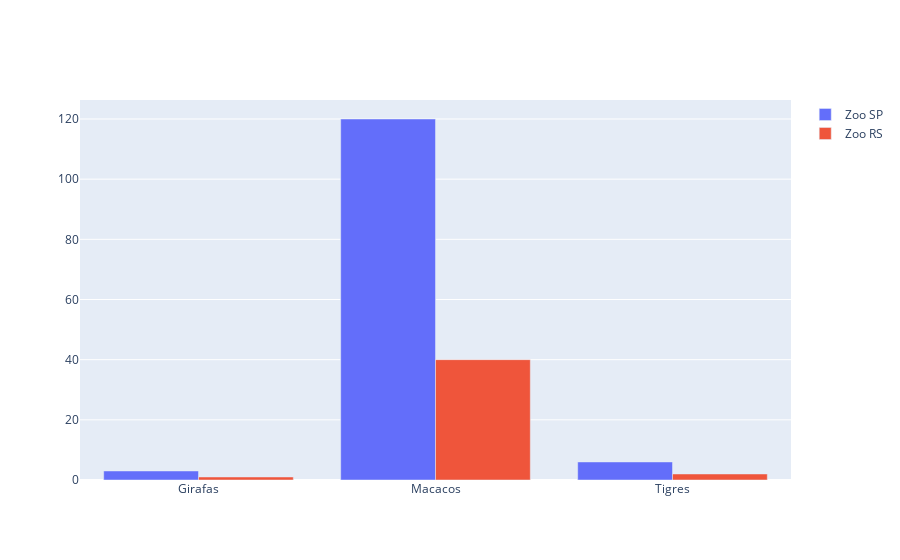

The cell this chart's notebook holds for it:
### Code cell
fig = go.Figure(
    data = [
    go.Bar(x = animais, y=[3,120,6], name= 'Zoo SP'),
    go.Bar(x = animais, y=[1,40,2], name= 'Zoo RS')
    ]
)
fig.show()

### Figure 1 — Plotly figure (JSON) as saved in the notebook; plotly's stock layout.template omitted (floating-point values rounded to 4 significant figures)
{"data": [{"name": "Zoo SP", "type": "bar", "x": ["Girafas", "Macacos", "Tigres"], "y": [3, 120, 6]}, {"name": "Zoo RS", "type": "bar", "x": ["Girafas", "Macacos", "Tigres"], "y": [1, 40, 2]}], "layout": {}}
